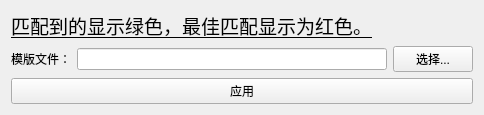
<?xml version="1.0" encoding="UTF-8"?>
<ui version="4.0">
 <class>QAligningObjectTemplates</class>
 <widget class="QSubDialogBase" name="QAligningObjectTemplates">
  <property name="geometry">
   <rect>
    <x>0</x>
    <y>0</y>
    <width>484</width>
    <height>101</height>
   </rect>
  </property>
  <property name="windowTitle">
   <string>将对象模板对齐到点云</string>
  </property>
  <layout class="QGridLayout" name="gridLayout">
   <item row="0" column="0" colspan="2">
    <widget class="QLabel" name="label_7">
     <property name="text">
      <string>&lt;html&gt;&lt;head/&gt;&lt;body&gt;&lt;p&gt;&lt;a href=&quot;http://pointclouds.org/documentation/tutorials/template_alignment.php#template-alignment&quot;&gt;&lt;span style=&quot; font-size:14pt; text-decoration: underline; color:#000000;&quot;&gt;匹配到的显示绿色，最佳匹配显示为红色。&lt;/span&gt;&lt;/a&gt;&lt;/p&gt;&lt;/body&gt;&lt;/html&gt;</string>
     </property>
     <property name="openExternalLinks">
      <bool>true</bool>
     </property>
    </widget>
   </item>
   <item row="1" column="1">
    <widget class="QLineEdit" name="lineEdit"/>
   </item>
   <item row="1" column="0">
    <widget class="QLabel" name="label">
     <property name="text">
      <string>模版文件：</string>
     </property>
    </widget>
   </item>
   <item row="1" column="2">
    <widget class="QPushButton" name="pushButton_2">
     <property name="text">
      <string>选择...</string>
     </property>
    </widget>
   </item>
   <item row="2" column="0" colspan="3">
    <widget class="QPushButton" name="pushButton">
     <property name="text">
      <string>应用</string>
     </property>
    </widget>
   </item>
  </layout>
 </widget>
 <layoutdefault spacing="6" margin="11"/>
 <customwidgets>
  <customwidget>
   <class>QSubDialogBase</class>
   <extends>QWidget</extends>
   <header>qsubdialogbase.h</header>
   <container>1</container>
  </customwidget>
 </customwidgets>
 <resources/>
 <connections>
  <connection>
   <sender>pushButton</sender>
   <signal>clicked()</signal>
   <receiver>QAligningObjectTemplates</receiver>
   <slot>OnApply()</slot>
   <hints>
    <hint type="sourcelabel">
     <x>141</x>
     <y>107</y>
    </hint>
    <hint type="destinationlabel">
     <x>533</x>
     <y>113</y>
    </hint>
   </hints>
  </connection>
 </connections>
 <slots>
  <slot>OnApply()</slot>
 </slots>
</ui>
